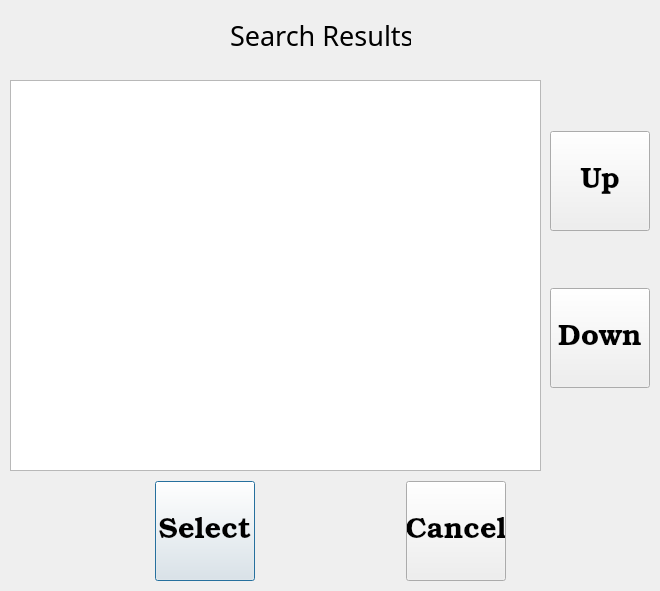
<?xml version="1.0" encoding="UTF-8"?>
<ui version="4.0">
 <class>select_account_dialog</class>
 <widget class="QDialog" name="select_account_dialog">
  <property name="geometry">
   <rect>
    <x>0</x>
    <y>0</y>
    <width>660</width>
    <height>591</height>
   </rect>
  </property>
  <property name="font">
   <font>
    <family>Book Antiqua</family>
    <pointsize>20</pointsize>
   </font>
  </property>
  <property name="windowTitle">
   <string>Search Results</string>
  </property>
  <widget class="QLabel" name="label">
   <property name="geometry">
    <rect>
     <x>230</x>
     <y>0</y>
     <width>181</width>
     <height>71</height>
    </rect>
   </property>
   <property name="text">
    <string>Search Results</string>
   </property>
  </widget>
  <widget class="QWidget" name="horizontalLayoutWidget">
   <property name="geometry">
    <rect>
     <x>10</x>
     <y>480</y>
     <width>641</width>
     <height>102</height>
    </rect>
   </property>
   <layout class="QHBoxLayout" name="horizontalLayout">
    <item>
     <widget class="QPushButton" name="btn_select">
      <property name="sizePolicy">
       <sizepolicy hsizetype="Preferred" vsizetype="Preferred">
        <horstretch>0</horstretch>
        <verstretch>20</verstretch>
       </sizepolicy>
      </property>
      <property name="minimumSize">
       <size>
        <width>100</width>
        <height>100</height>
       </size>
      </property>
      <property name="maximumSize">
       <size>
        <width>100</width>
        <height>100</height>
       </size>
      </property>
      <property name="baseSize">
       <size>
        <width>12</width>
        <height>2</height>
       </size>
      </property>
      <property name="font">
       <font>
        <family>Bookman Old Style</family>
        <pointsize>22</pointsize>
        <stylestrategy>PreferAntialias</stylestrategy>
       </font>
      </property>
      <property name="text">
       <string>Select</string>
      </property>
     </widget>
    </item>
    <item>
     <widget class="QPushButton" name="btn_cancel">
      <property name="sizePolicy">
       <sizepolicy hsizetype="Preferred" vsizetype="Preferred">
        <horstretch>0</horstretch>
        <verstretch>20</verstretch>
       </sizepolicy>
      </property>
      <property name="minimumSize">
       <size>
        <width>100</width>
        <height>100</height>
       </size>
      </property>
      <property name="maximumSize">
       <size>
        <width>100</width>
        <height>100</height>
       </size>
      </property>
      <property name="baseSize">
       <size>
        <width>12</width>
        <height>2</height>
       </size>
      </property>
      <property name="font">
       <font>
        <family>Bookman Old Style</family>
        <pointsize>22</pointsize>
        <stylestrategy>PreferAntialias</stylestrategy>
       </font>
      </property>
      <property name="text">
       <string>Cancel</string>
      </property>
     </widget>
    </item>
   </layout>
  </widget>
  <widget class="QWidget" name="verticalLayoutWidget">
   <property name="geometry">
    <rect>
     <x>550</x>
     <y>80</y>
     <width>102</width>
     <height>361</height>
    </rect>
   </property>
   <layout class="QVBoxLayout" name="verticalLayout">
    <item>
     <widget class="QPushButton" name="btn_up">
      <property name="sizePolicy">
       <sizepolicy hsizetype="Preferred" vsizetype="Preferred">
        <horstretch>0</horstretch>
        <verstretch>20</verstretch>
       </sizepolicy>
      </property>
      <property name="minimumSize">
       <size>
        <width>100</width>
        <height>100</height>
       </size>
      </property>
      <property name="maximumSize">
       <size>
        <width>100</width>
        <height>100</height>
       </size>
      </property>
      <property name="baseSize">
       <size>
        <width>12</width>
        <height>2</height>
       </size>
      </property>
      <property name="font">
       <font>
        <family>Bookman Old Style</family>
        <pointsize>22</pointsize>
        <stylestrategy>PreferAntialias</stylestrategy>
       </font>
      </property>
      <property name="text">
       <string>Up</string>
      </property>
     </widget>
    </item>
    <item>
     <widget class="QPushButton" name="btn_down">
      <property name="sizePolicy">
       <sizepolicy hsizetype="Preferred" vsizetype="Preferred">
        <horstretch>0</horstretch>
        <verstretch>20</verstretch>
       </sizepolicy>
      </property>
      <property name="minimumSize">
       <size>
        <width>100</width>
        <height>100</height>
       </size>
      </property>
      <property name="maximumSize">
       <size>
        <width>100</width>
        <height>100</height>
       </size>
      </property>
      <property name="baseSize">
       <size>
        <width>12</width>
        <height>2</height>
       </size>
      </property>
      <property name="font">
       <font>
        <family>Bookman Old Style</family>
        <pointsize>22</pointsize>
        <stylestrategy>PreferAntialias</stylestrategy>
       </font>
      </property>
      <property name="text">
       <string>Down</string>
      </property>
     </widget>
    </item>
   </layout>
  </widget>
  <widget class="QTableWidget" name="tableWidget_customers">
   <property name="geometry">
    <rect>
     <x>10</x>
     <y>80</y>
     <width>531</width>
     <height>391</height>
    </rect>
   </property>
  </widget>
 </widget>
 <resources/>
 <connections/>
</ui>
